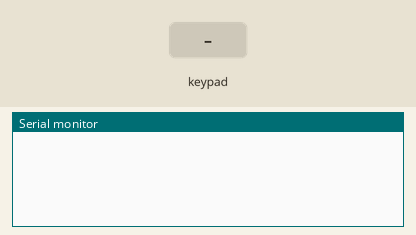
A sketch run on a simulated Arduino Uno, built with avr-gcc and run on an emulated ATmega328P. Shown: the last lines printed to the serial monitor. Wiring (inferred from the names in the program): 4×3 keypad with keys 1 2 3 4 5 6 7 8 9 * 0 #: rows pin 10, pin 9, pin 8, pin 7; columns pin 6, pin 5, pin 4. Inputs (shaded band) come from the test bench.

Above: at 1.2 s.
1.3 s: key '1' pressed
At 2.5 s:
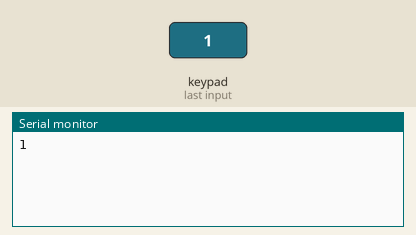
2.9 s: keypad keys 1 0 9 8 7 # pressed 0.4 s apart
At 6.8 s:
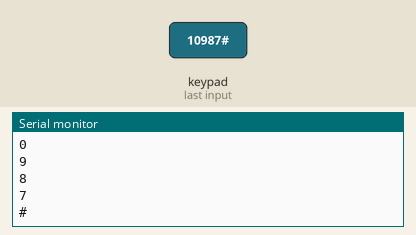
7.8 s: key '*' pressed
At 8.6 s:
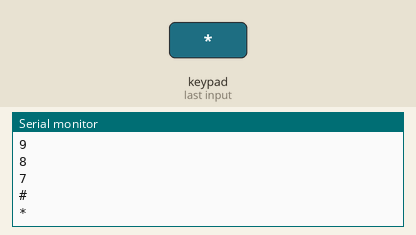
9.4 s: keypad keys 6 5 4 pressed 0.4 s apart
At 12.0 s:
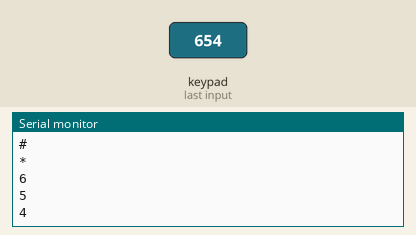
Timing chart, 0 to 13.1 s (numbered marks = the images above; inputs shaded):
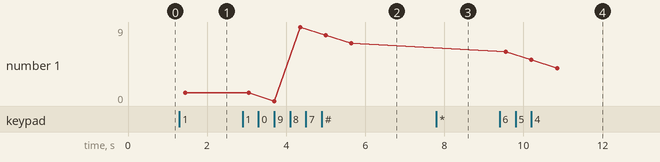

The sketch:

exercise2.ino
```cpp
// Identify the Key Stroke and Display it in the serial monitor without using Library.

#define ROW_NUM    4
#define COLUMN_NUM 3

char keys[ROW_NUM][COLUMN_NUM] = {
  {'1','2','3'},
  {'4','5','6'},
  {'7','8','9'},
  {'*','0','#'}
};

byte pin_rows[ROW_NUM] = {10, 9, 8, 7};
byte pin_column[COLUMN_NUM] = {6, 5, 4};

void setup() {
  Serial.begin(9600);
  for (byte i = 0; i < ROW_NUM; i++) {
    pinMode(pin_rows[i], INPUT_PULLUP);
  }
  for (byte i = 0; i < COLUMN_NUM; i++) {
    pinMode(pin_column[i], OUTPUT);
    digitalWrite(pin_column[i], HIGH);
  }
}

void loop() {
  char key = getKey();
  if (key != -1) {
    Serial.println(key);
    delay(500); // Add a small delay to debounce the keypress
  }
}

char getKey() {
  for (byte i = 0; i < COLUMN_NUM; i++) {
    digitalWrite(pin_column[i], LOW);
    for (byte j = 0; j < ROW_NUM; j++) {
      if (digitalRead(pin_rows[j]) == LOW) {
        delay(50); // Add a small delay to debounce the keypress
        while (digitalRead(pin_rows[j]) == LOW); // Wait for the key to be released
        digitalWrite(pin_column[i], HIGH);
        return keys[j][i];
      }
    }
    digitalWrite(pin_column[i], HIGH);
  }
  return -1; // No key pressed
}
```

Measured:
- after the input at 1.3 s, the serial monitor: prints a new line after 0.15 s (image 1)
- after the input at 2.9 s, the serial monitor: prints a new line after 0.80 s (image 2)
- after the input at 7.8 s, the serial monitor: prints a new line after 0.15 s (image 3)
- after the input at 9.4 s, the serial monitor: prints a new line after 0.15 s (image 4)
- plotted number 1: 1 → 7 after the input at 2.9 s, 7 → 4 after the input at 9.4 s
